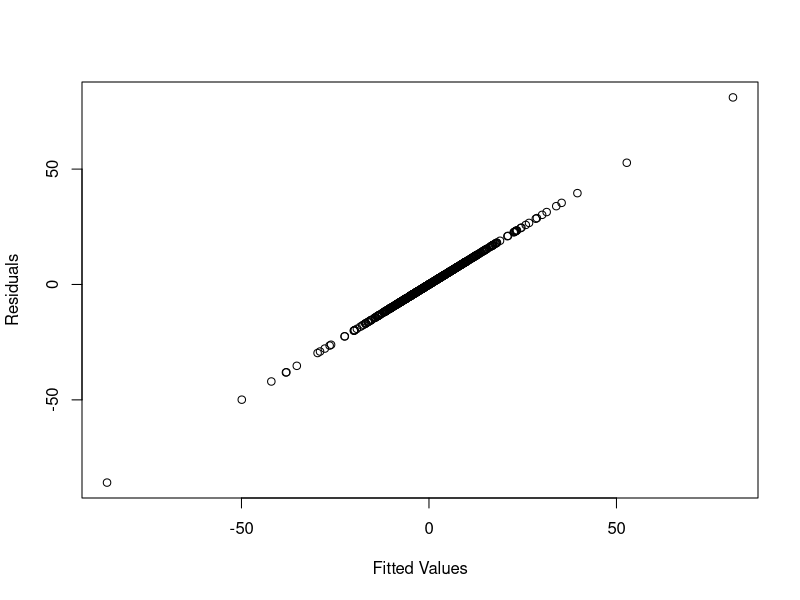

Here is the R script that generated this plot: (Note: this script raises an error after producing the figure.)

##load data 
nbaStats = read.csv("NBA Stats 202223.csv")

##see variables in data
names(nbaStats)
head(nbaStats)

### variable selection

###forward selection
library("MASS")
res.full = lm(ORtg~DRtg+VI+P.R.A+P.A+P.R+TPG+BPG+SPG+APG+RPG+PPG+TS.+eFG.+X3P.+X3PA+X2P.+X2PA+FT.+FTA+TO.+USG.+MPG+GP+AGE+POS, data=nbaStats)
res.null = lm(ORtg~1,data=nbaStats)

forward = step(res.null, scope=list(upper=res.full), direction="forward", test="F")

##model after variable selection
resModel = lm(ORtg~X2PA+PPG+SPG+DRtg+GP+FT.+BPG+P.R+P.R.A+AGE+POS, data=nbaStats)

###model summary
summary(resModel)


###model analysis

###extract residuals
err = resid(resModel)
fit.v = resModel$residuals

###residual plots
plot(fit.v,err,xlab="Fitted Values",ylab="Residuals")
plot(nbaStats$X2PA,err,xlab="X2PA",ylab="Residuals")
plot(nbaStats$PPG,err,xlab="PPG",ylab="Residuals")
plot(nbaStats$SPG,err,xlab="SPG",ylab="Residuals")
plot(nbaStats$DRtg,err,xlab="DRtg",ylab="Residuals")
plot(nbaStats$GP,err,xlab="GP",ylab="Residuals")
plot(nbaStats$FT.,err,xlab="FT.",ylab="Residuals")
plot(nbaStats$BPG.,err,xlab="BPG",ylab="Residuals")
plot(nbaStats$P.R,err,xlab="P.R",ylab="Residuals")
plot(nbaStats$P.R.A,err,xlab="P.R.A",ylab="Residuals")
plot(nbaStats$AGE.,err,xlab="AGE",ylab="Residuals")
plot(nbaStats$POS.,err,xlab="POS",ylab="Residuals")




